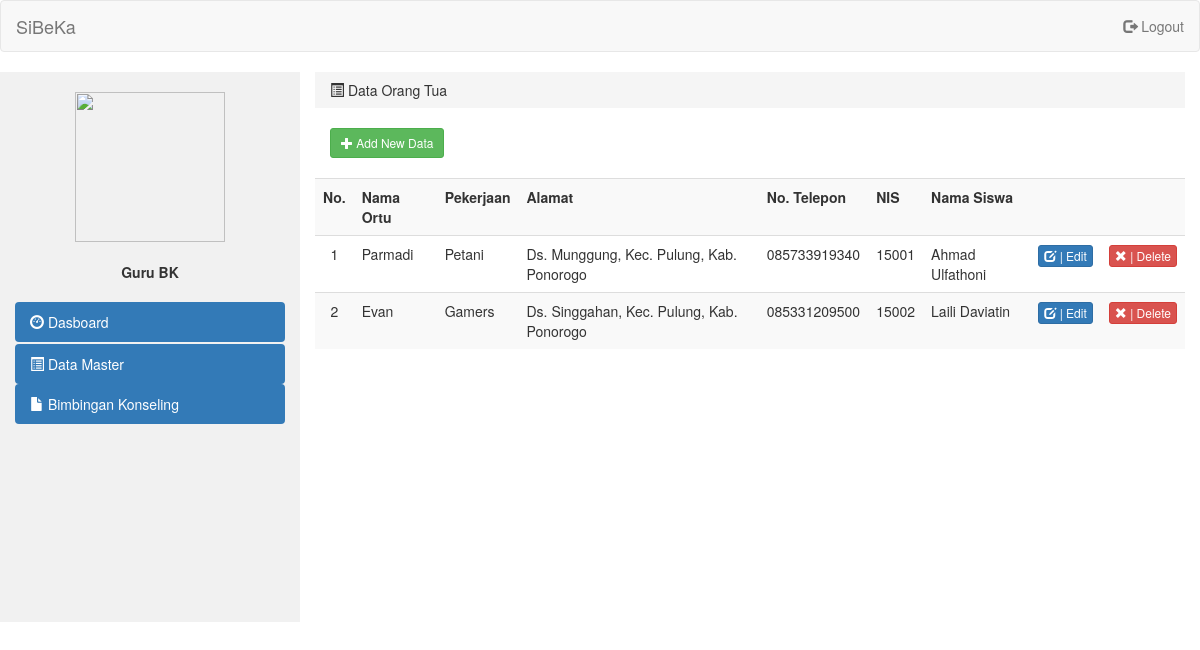
Screenshot of /admin/index.php?data-ortu with the database file from the repository.
### tables this page shows
CREATE TABLE `ortu` (
  `NIS` int(5) NOT NULL,
  `namaOrtu` varchar(25) NOT NULL,
  `pekerjaan` varchar(15) NOT NULL,
  `alamat` text NOT NULL,
  `teleponOrtu` varchar(15) NOT NULL
);

CREATE TABLE `siswa` (
  `NIS` int(5) NOT NULL,
  `nama` varchar(50) NOT NULL,
  `kelamin` enum('Laki-Laki','Perempuan') NOT NULL,
  `tempatLahir` varchar(20) NOT NULL,
  `tglLahir` date NOT NULL
);

### admin/model/m_data-ortu.php (called while the page is built, shortened)
<?php
	class dataOrtu
	{
		private $mysqli;
		function __construct($conn)
		{
			$this->mysqli = $conn;
		}
		public function read($NIS = null)
		{
			$db = $this->mysqli->conn;
			$sql = "SELECT * FROM siswa s JOIN ortu  o ON s.NIS= o.NIS  ";
			if ($NIS != null) {
				$sql .= " WHERE NIS = $NIS";
			} $sql .="ORDER BY o.NIS asc";
			$query = $db->query($sql) or die ($db->error);
			return $query;
		}
	}
?>

### admin/data-induk/data-ortu.php (the view, shortened to what this page needs)
<?php
include "model/m_data-ortu.php";
$ortu = new dataOrtu($connection);
if(@$_GET['act'] == '') {
 ?>
<div class="col-sm-12" style="padding: 0px">
	<ol class="breadcrumb" style="border-radius: 0px">
		<li><span class="glyphicon glyphicon-list-alt"></span> Data Orang Tua</li>
	</ol>
	<div class="col-sm-2">
		<button type="button" class="btn btn-success btn-sm" data-toggle="modal" data-target="#create-ortu" name="tambahdata"><span class="glyphicon glyphicon-plus"></span> Add New Data</button>
		<br><br>
	</div>
		<table class="table table-striped">
				<tr>
					<th>No.</th>
					<th>Nama Ortu</th>
					<th>Pekerjaan</th>
					<th>Alamat</th>
					<th>No. Telepon</th>
					<th>NIS</th>
					<th>Nama Siswa</th>
					<th></th>
					<th></th>
				</tr>
				<?php
					$no =1;
					$read = $ortu->read();
					while ($data = $read->fetch_object()) {
				 	?>
				<tr>
					<td align="center"><?php echo $no++; ?></td>
					<td><?php echo $data->namaOrtu; ?></td>
					<td><?php echo $data->pekerjaan; ?></td>
					<td><?php echo $data->alamat;?></td>
					<td><?php echo $data->teleponOrtu;?></td>
					<td><?php echo $data->NIS; ?></td>
					<td><?php echo $data->nama; ?></td>
					<td align="center">
						<a id="edit" data-toggle="modal" data-target="#edit-ortu" data-induk="<?php echo $data->NIS; ?>" data-ortu="<?php echo $data->namaOrtu; ?>" data-pekerjaan="<?php echo $data->pekerjaan; ?>" data-alamat="<?php echo $data->alamat;?>" data-telepon="<?php echo $data->teleponOrtu; ?>" >
							<button class="btn btn-primary btn-xs" href="" title="edit"><span class="glyphicon glyphicon-edit"></span> | Edit</button>
						</a>
					</td>
					<td>
						<a href="?data-ortu&act=delete&id=<?php echo $data->NIS;?>" onclick="return confirm ('Apakah Anda Yakin Menghapus Data Ini?')">
						<button class="btn btn-danger btn-xs" href="" title="delete"><span class="glyphicon glyphicon-remove"></span> | Delete</button>
						</a>
					</td>
				</tr>
			<?php
			}?>
		</table>
</div>
<?php
} else if (@$_GET['act'] == 'delete') {
	$ortu->delete($_GET['id'],substr($_GET['id'],-1));
	header("location: ?data-ortu");
}  ?>

### rows the page displays
ortu: namaOrtu "Parmadi", pekerjaan "Petani", alamat "Ds. Munggung, Kec. Pulung, Kab. Ponorogo", teleponOrtu "085733919340", NIS "15001", NIS.nama "Ahmad Ulfathoni"
ortu: namaOrtu "Evan", pekerjaan "Gamers", alamat "Ds. Singgahan, Kec. Pulung, Kab. Ponorogo", teleponOrtu "085331209500", NIS "15002", NIS.nama "Laili Daviatin"
